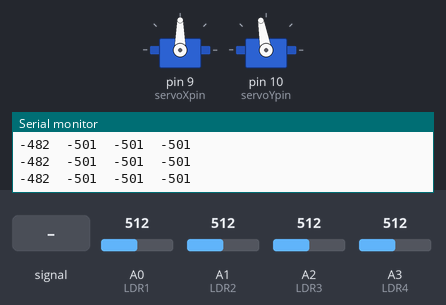
Simulated run of this sketch. Board: Arduino Uno, built with avr-gcc and run on an emulated ATmega328P. Parts: 2 × servo, the last lines printed to the serial monitor. The inputs (shaded band) are chosen by the test bench; at power-on: A0 (LDR1) = 512, A1 (LDR2) = 512, A2 (LDR3) = 512, A3 (LDR4) = 512.

Above: at 1.2 s.
1.3 s: A0 (LDR1) fed a 200 Hz sine of ±81 counts around its level
At 4.19 s:
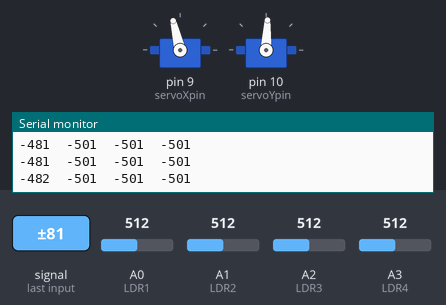
4.3 s: A0 (LDR1) set to 521
At 5.6 s:
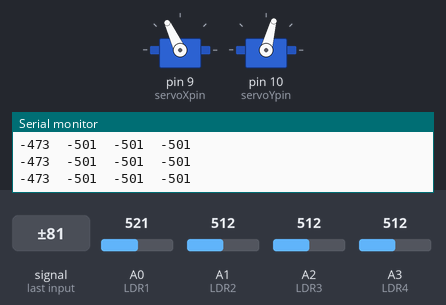
7.3 s: A1 (LDR2) set to 544
10.3 s: A1 (LDR2) set to 579
At 10.5 s:
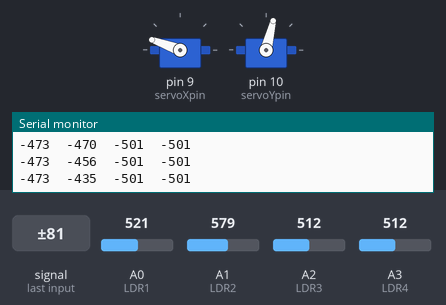
13.3 s: A2 (LDR3) set to 614
16.3 s: A2 (LDR3) set to 645
At 16.49 s:
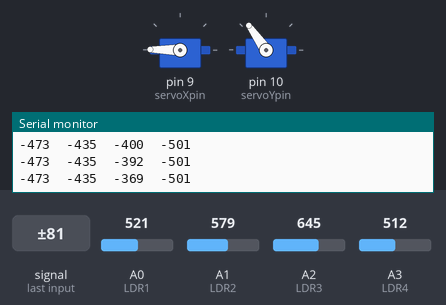
Timing chart, 0 to 22.4 s (numbered marks = the images above; inputs shaded):
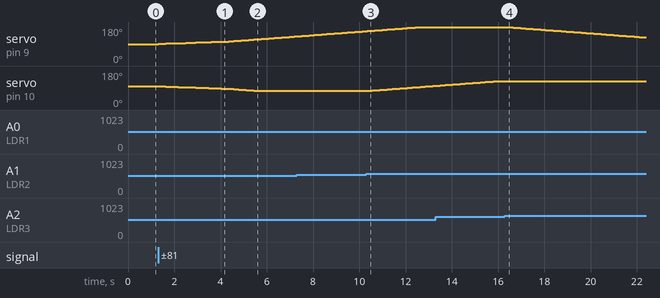

Measured:
- the behaviour switches between 512 and 513 on A0 (LDR1) (found by bisection; images 1 and 2)
- the behaviour switches between 560 and 561 on A1 (LDR2) (found by bisection; images 2 and 3)
- the behaviour switches between 626 and 627 on A2 (LDR3) (found by bisection; images 3 and 4)
- after the input at 1.3 s, servo on pin 9 (servoXpin): moves from 90° to 103° over 2.7 s, starting at once; servo on pin 10 (servoYpin): moves from 100° to 87° over 2.7 s, starting at once
- after the input at 10.3 s, servo on pin 10 (servoYpin): moves from 75° to 102° over 2.8 s, starting after 0.15 s
- after the input at 16.3 s, servo on pin 9 (servoXpin): moves from 180° to 125° over 5.9 s, starting after 0.14 s

The sketch:

2AxisSolarTracker.ino
```cpp
#include <Servo.h>

//Configration
//Pins
#define LDR1      A0
#define LDR2      A1
#define LDR3      A2
#define LDR4      A3
#define servoXpin 9
#define servoYpin 10

//Calibration for LDRs
#define NumbersOfReadins  250
#define SensTolr          20
#define Cal1              1000
#define Cal2              1020
#define Cal3              1020
#define Cal4              1020

//Angles
#define minXAngle 0
#define maxXAngle 180
#define minYAngle 75
#define maxYAngle 125


int angleX = 90;
int angleY = 100;
Servo servoX, servoY;

void setup() {
  // put your setup code here, to run once:
  Serial.begin(9600);
  servoX.attach(servoXpin);
  servoX.write(angleX);
  servoY.attach(servoYpin);
  servoY.write(angleY);
  pinMode(LDR1, INPUT);
  pinMode(LDR2, INPUT);
  pinMode(LDR3, INPUT);
  pinMode(LDR4, INPUT);
}

void loop() {
  // put your main code here, to run repeatedly:
  long LDR1Value = 970, LDR2Value = 1007, LDR3Value = 1004, LDR4Value = 1009;
  //Reading teh values of the PhotoCells
  static int cont = 0;


  for (cont = 0; cont < NumbersOfReadins; cont++)
  {
    LDR1Value += analogRead(LDR1) - Cal1;
    LDR2Value += analogRead(LDR2) - Cal2;
    LDR3Value += analogRead(LDR3) - Cal3;
    LDR4Value += analogRead(LDR4) - Cal4;
  }

  LDR1Value /= NumbersOfReadins + 1;
  LDR2Value /= NumbersOfReadins + 1;
  LDR3Value /= NumbersOfReadins + 1;
  LDR4Value /= NumbersOfReadins + 1;

//  Cal1 = LDR1Value;
//  Cal2 = LDR2Value;
//  Cal3 = LDR3Value;
//  Cal4 = LDR4Value;

  Serial.println(String(LDR1Value) + "\t" + String(LDR2Value) + "\t" + String(LDR3Value) + "\t" + String(LDR4Value));
  //Calculating the diifferencea in the light intensities
  int deltaX = (LDR1Value + LDR2Value - LDR3Value - LDR4Value)/SensTolr;
  int deltaY = (LDR1Value + LDR4Value - LDR2Value - LDR3Value)/SensTolr;
  //Moving the the PhotoCells to thr the best location
  if (deltaX > 0 && angleX < maxXAngle)
  {
    angleX++;
  }
  if (deltaX < 0 && angleX > minXAngle)
  {
    angleX--;
  }
  if (deltaY < 0 && angleY < maxYAngle)
  {
    angleY++;
  }
  if (deltaY > 0 && angleY > minYAngle)
  {
    angleY--;
  }

  servoX.write(angleX);
  //Serial.println(angleY);
  servoY.write(angleY);
}
```
